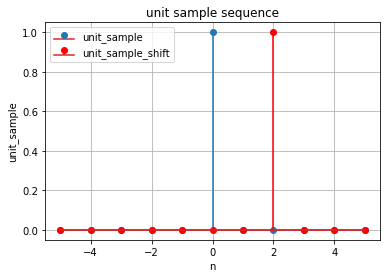

This chart was generated by the following Python code:
#draw unit Sample sequence
import numpy as np 
import matplotlib.pyplot as plt

#samples 
shift_amount = 2
n= np.arange(-5,6,1, dtype=int)#range from -5 to 5 and increase by 1
print(n)#print values of n
unit_sample = np.where(n==0,1,0) #Draw unit_sample
unit_sample_shift = np.roll(unit_sample,shift_amount)#Draw unit_sample_shift
print(unit_sample)#print values of unit_sample

plt.stem(n,unit_sample,label="unit_sample")#draw axis x and y 
plt.stem(n,unit_sample_shift,label="unit_sample_shift",linefmt="r",markerfmt="ro")#draw axis x and y 
plt.title('unit sample sequence')#Title
plt.xlabel('n')#x axis is n
plt.ylabel('unit_sample')#y axis is unit_sample
plt.legend()#To Draw Label
plt.grid(True)#To draw Sqaures
